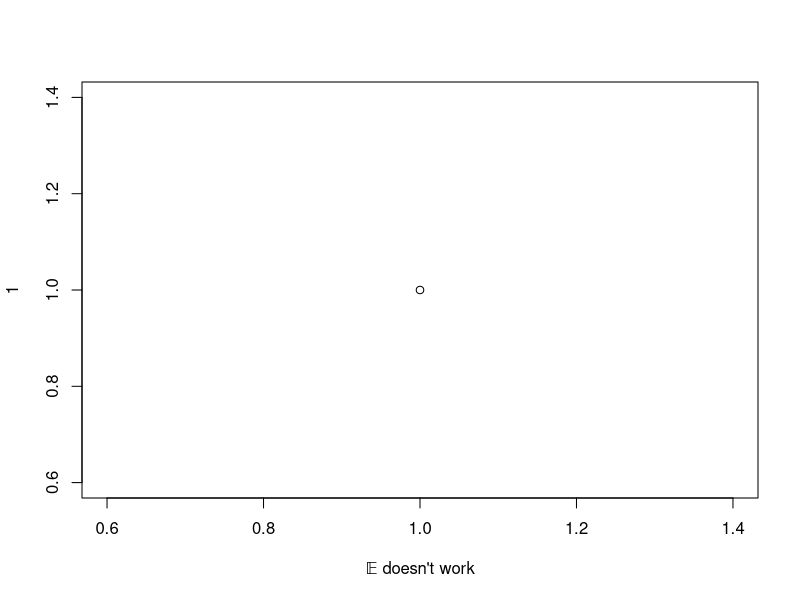
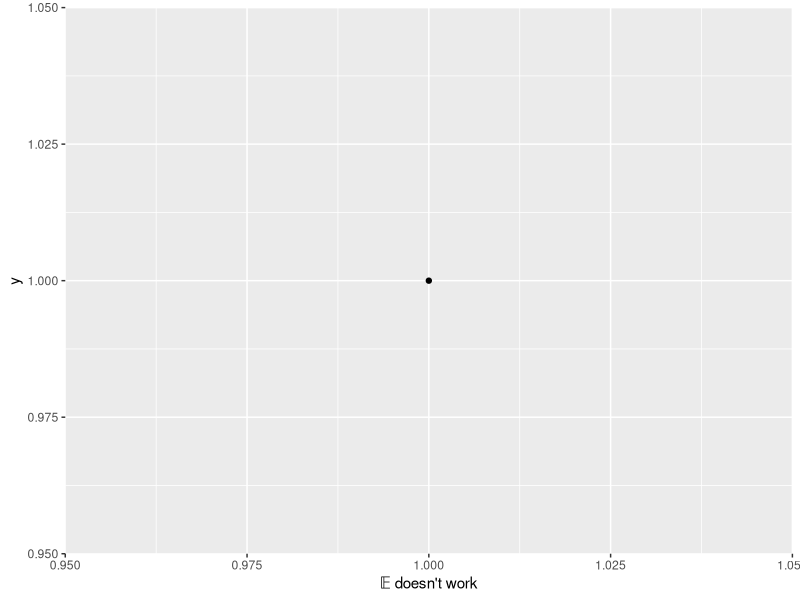
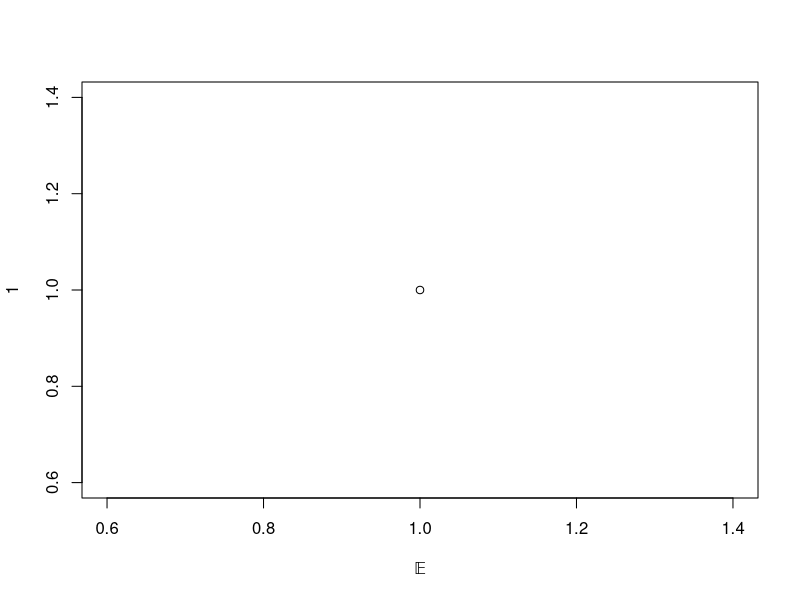
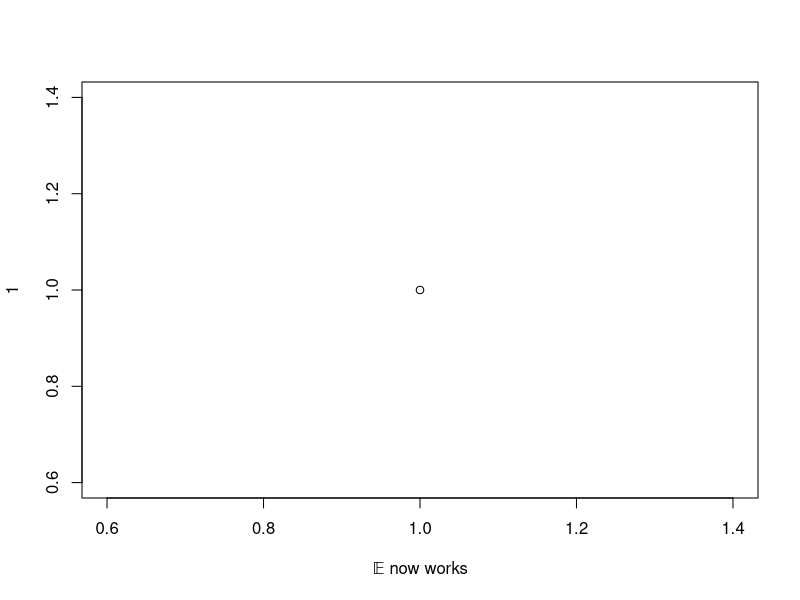
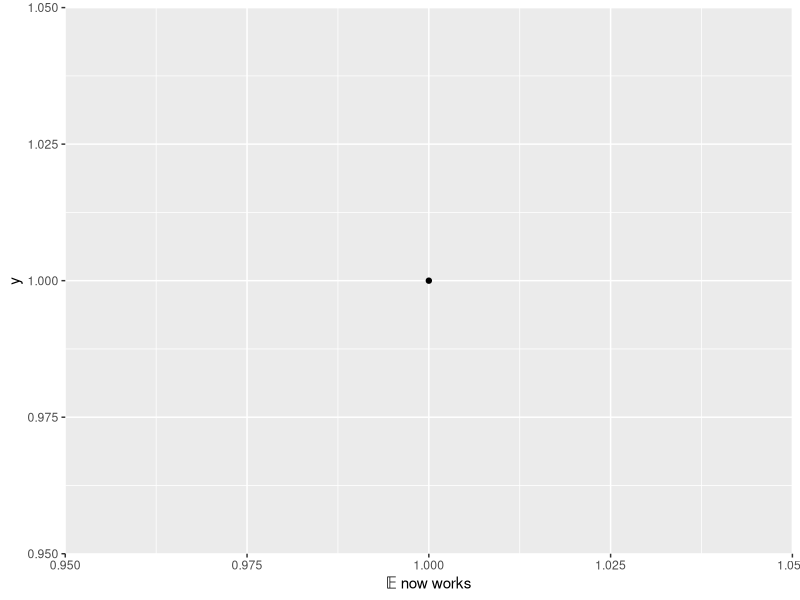
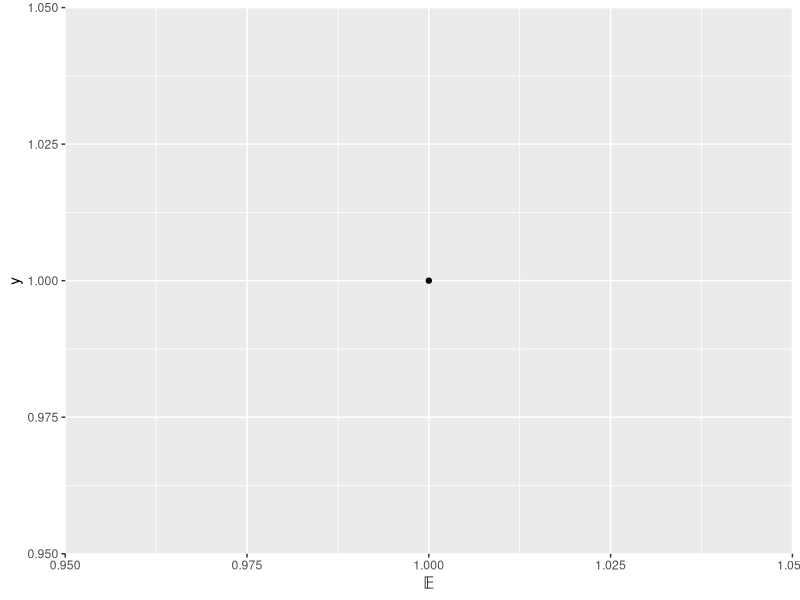
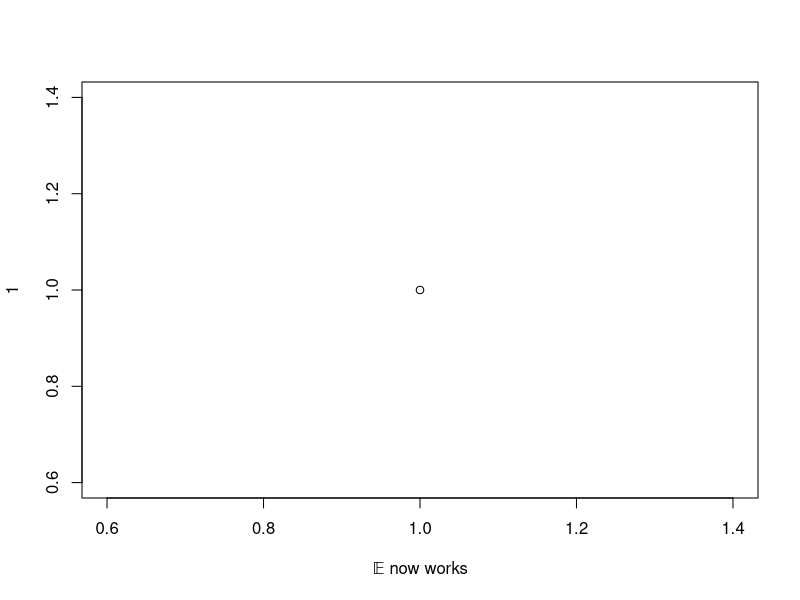
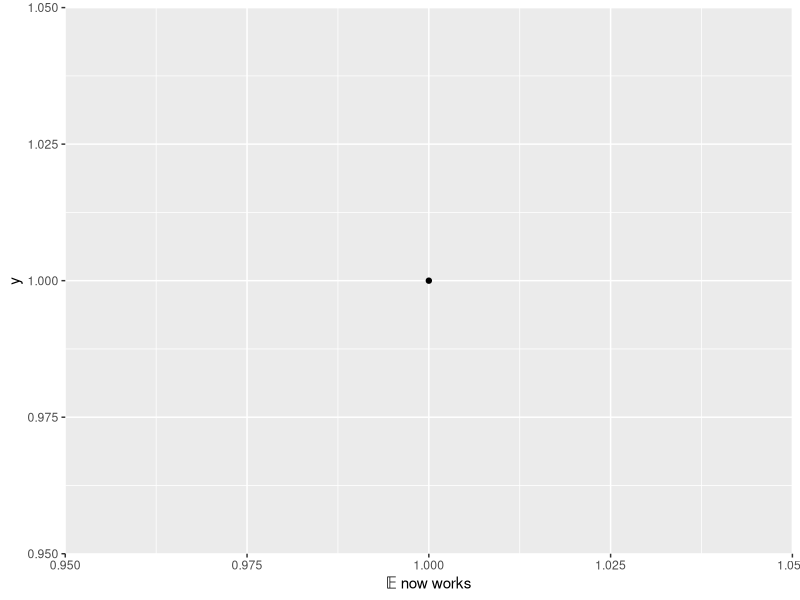

The R source for these figures, in order:
#' *fixed by changing backend graphics to AGG*:
# go to Tools > Global Options > Graphics (topof the window)

library('ragg')
plot(1, xlab = '\U1D53C doesn\'t work')
ggplot2::ggplot() +
  ggplot2::geom_point(ggplot2::aes(1, 1)) +
  ggplot2::xlab('\U1D53C doesn\'t work')

# restart R (Ctrl + Shift + F10)

plot(1, xlab = '\U1D53C')
library('ragg')
plot(1, xlab = '\U1D53C now works')
ggplot2::ggplot() +
  ggplot2::geom_point(ggplot2::aes(1, 1)) +
  ggplot2::xlab('\U1D53C now works')

# restart R (Ctrl + Shift + F10)

ggplot2::ggplot() +
  ggplot2::geom_point(ggplot2::aes(1, 1)) +
  ggplot2::xlab('\U1D53C')
library('ragg')
plot(1, xlab = '\U1D53C now works')
ggplot2::ggplot() +
  ggplot2::geom_point(ggplot2::aes(1, 1)) +
  ggplot2::xlab('\U1D53C now works')
